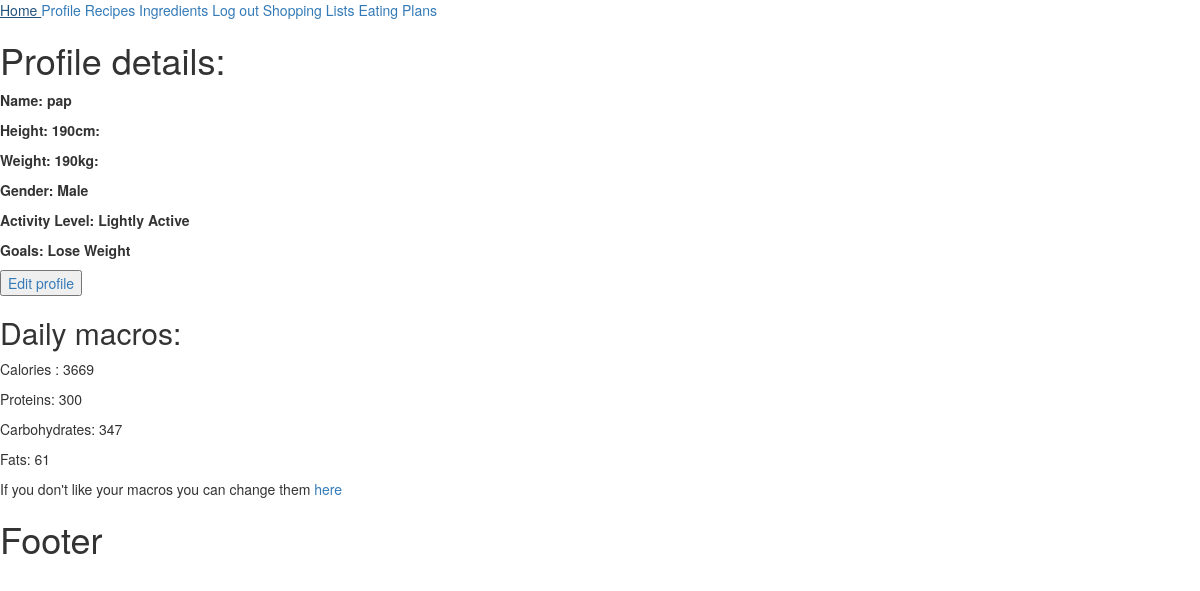
/accounts/account_details (signed in), run on the app's committed database.
### accounts/models.py (models this page shows)
class Account(models.Model):
    GENDER_CHOICES = [
        ('Male', 'Male'),
        ('Female', 'Female')
    ]
    GOALS_CHOICES = [
        ('Lose Weight', 'Lose Weight'),
        ('Gain Weight', 'Gain Weight'),
        ('Maintain Weight', 'Maintain Weight')
    ]
    ACTIVITY_LEVEL_CHOICES = [
        ('Sedentary', 'Sedentary'),
        ('Lightly Active', 'Lightly Active'),
        ('Moderately Active', 'Moderately Active'),
        ('Very Active', 'Very Active'),
        ('Extra Active', 'Extra Active')
    ]
    weight = models.IntegerField()
    height = models.IntegerField()
    age = models.IntegerField(validators=[MinValueValidator(5)])
    gender = models.CharField(max_length=6, choices=GENDER_CHOICES)
    goal = models.CharField(max_length=30, choices=GOALS_CHOICES)
    activity = models.CharField(max_length=30, choices=ACTIVITY_LEVEL_CHOICES)
    calories = models.IntegerField(validators=[MinValueValidator(100)])
    protein = models.IntegerField(validators=[MinValueValidator(0)])
    carbs = models.IntegerField(validators=[MinValueValidator(0)])
    fats = models.IntegerField(validators=[MinValueValidator(0)])
    user = models.OneToOneField(User, on_delete=models.CASCADE)

### accounts/views.py (the view)
# urls.py: path('account_details', account_details, name='account details page'),
@login_required
def account_details(request):
    account = check_if_user_has_completed_the_profile(request.user)
    if not account:
        return redirect('account creation page')
    else:
        return render(request, 'accounts/account_details.html', context={'account': account})

### accounts/views.py (called while the page is built)
def check_if_user_has_completed_the_profile(user):
    try:
        account = user.account
        return account
    except Account.DoesNotExist:
        return False

### templates/accounts/account_details.html (shortened to what this page needs)
{% extends 'base.html' %}
{% block main_content %}
    <h1>Profile details: </h1>
    <div id="profile-details">
        <p><strong>Name: {{ request.user.username }}</strong> </p>
        <p><strong>Height: {{ account.height }}cm:</strong> </p>
        <p><strong>Weight: {{ account.weight }}kg:</strong> </p>
        <p><strong>Gender: {{ account.gender }}</strong> </p>
        <p><strong>Activity Level: {{ account.activity }}</strong> </p>
        <p><strong>Goals: {{ account.goal }}</strong> </p>
    </div>
    <a href="{% url 'account edit page'%}">
    <button>Edit profile</button>
    </a>
    <h2>Daily macros:</h2>
    <div>
        <p>Calories : {{ account.calories }}</p>
        <p>Proteins: {{ account.protein }}</p>
        <p>Carbohydrates: {{ account.carbs  }}</p>
        <p>Fats: {{ account.fats }}</p>
    </div>
    <p>If you don't like your macros you can change them <a href="{% url 'account macros edit page' %}">here</a></p>
{% endblock %}

### data on the page
Account: height "190", weight "190", gender "Male", activity "Lightly Active", goal "Lose Weight", calories "3669", protein "300", carbs "347", fats "61"

### other printed values
{{ request.user.username }} "pap"
